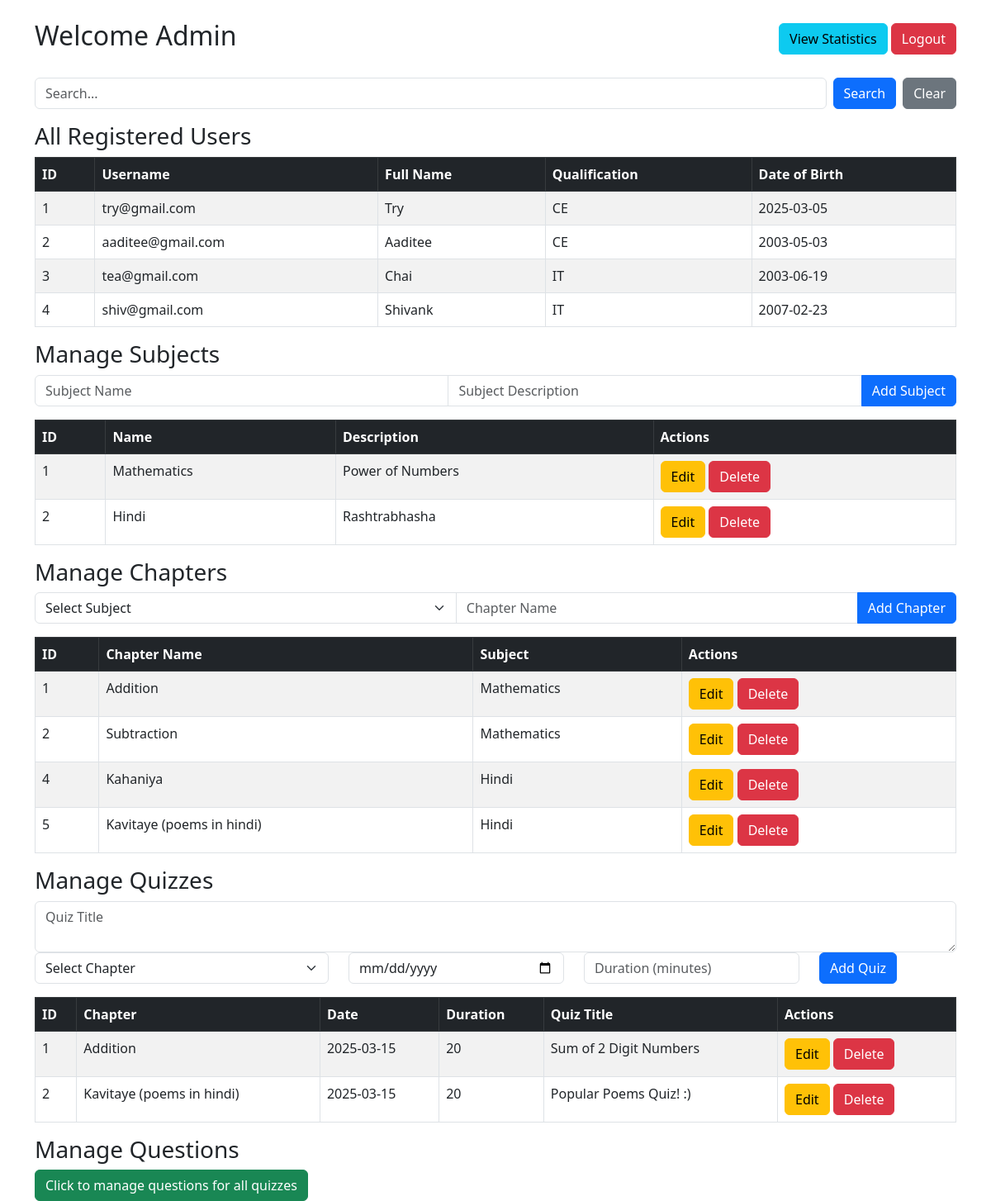
The app's page /admin_dashboard (signed in), older data.
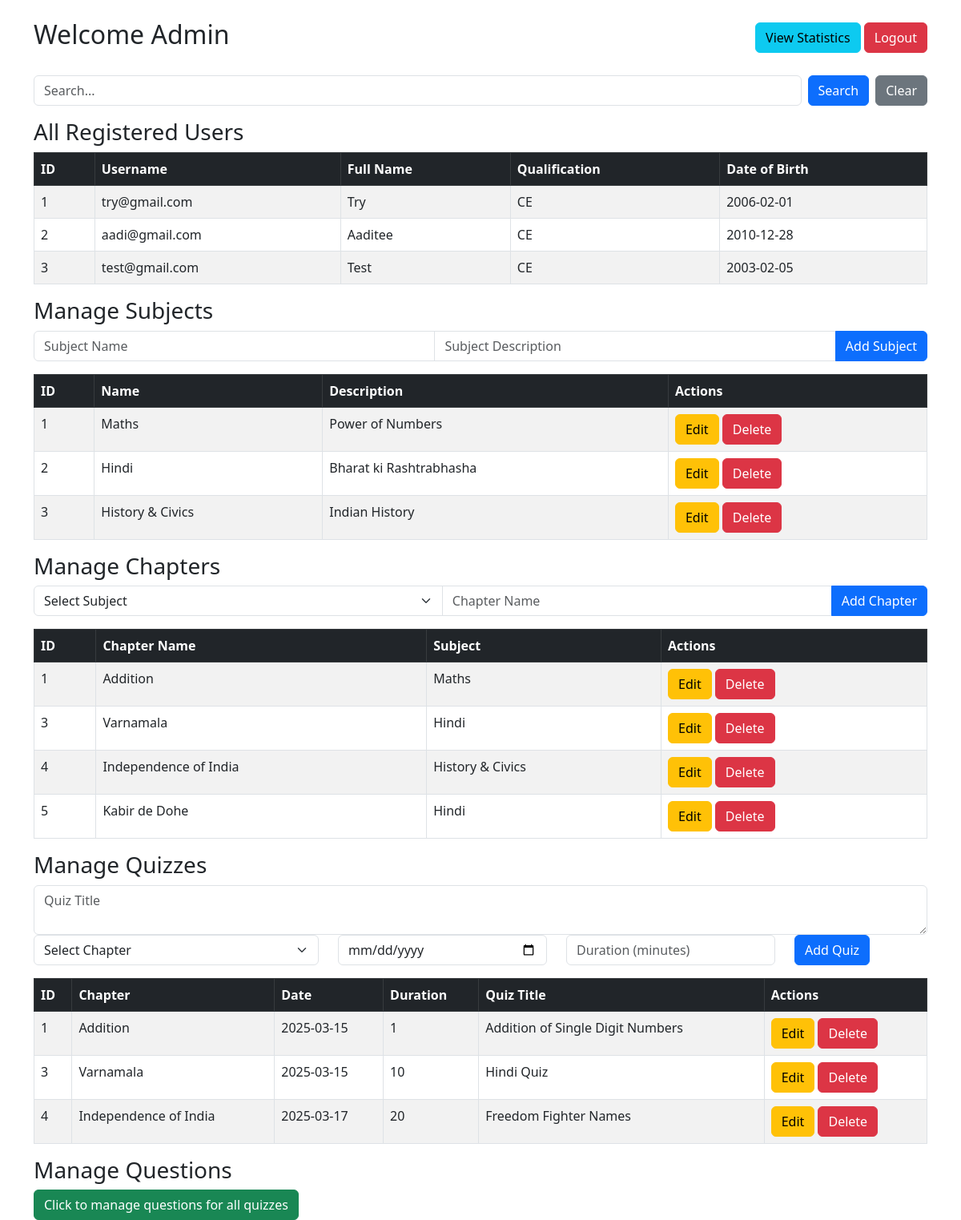
The same page, newer data.
### models/models.py (models this page shows, shortened)
class User(db.Model):
    id = db.Column(db.Integer, primary_key=True)
    username = db.Column(db.String(100), unique=True, nullable=False)
    password = db.Column(db.String(255), nullable=False)
    full_name = db.Column(db.String(200), nullable=False)
    qualification = db.Column(db.String(200))
    dob = db.Column(db.Date, nullable=False)
    scores = db.relationship('QuizScore', backref='user', lazy=True)

class Subject(db.Model):
    id = db.Column(db.Integer, primary_key=True)
    name = db.Column(db.String(100), unique=True, nullable=False)
    description = db.Column(db.Text, nullable=False)
    chapters = db.relationship('Chapter', backref='subject', lazy=True, cascade="all, delete-orphan")

class Chapter(db.Model):
    id = db.Column(db.Integer, primary_key=True)
    name = db.Column(db.String(100),  unique=True, nullable=False)
    subject_id = db.Column(db.Integer, db.ForeignKey('subject.id', ondelete='CASCADE'), nullable=False)
    quizzes = db.relationship('Quiz', backref='chapter', lazy=True, cascade="all, delete-orphan")

class Quiz(db.Model):
    id = db.Column(db.Integer, primary_key=True)
    chapter_id = db.Column(db.Integer, db.ForeignKey('chapter.id', ondelete='CASCADE'), nullable=False)
    date_of_quiz = db.Column(db.Date, nullable=False)
    time_duration = db.Column(db.Integer, nullable=False)  # Store duration in minutes
    remarks = db.Column(db.Text, unique=True, nullable=False)
    questions = db.relationship('Question', backref='quiz', lazy=True, cascade="all, delete-orphan")
    quiz_scores = db.relationship('QuizScore', backref='quiz', cascade="all, delete-orphan")
    user_responses = db.relationship('UserResponse', backref='quiz', cascade="all, delete-orphan")

### app.py (the view, shortened to what this page needs)
@app.route('/admin_dashboard', methods=['GET', 'POST'])
def admin_dashboard():
    if 'admin_logged_in' not in session:
        return redirect(url_for('auth.admin_login'))
    users = User.query.all()
    subjects = Subject.query.all()
    chapters = Chapter.query.all()
    quizzes = Quiz.query.all()
    search_query = request.args.get('search_query', '').strip()
    if search_query:
        users = User.query.filter(
            (User.username.ilike(f"%{search_query}%")) |
            (User.full_name.ilike(f"%{search_query}%")) |
            (User.qualification.ilike(f"%{search_query}%"))
        ).all()
        subjects = Subject.query.filter(Subject.name.ilike(f"%{search_query}%")).all()
        chapters = Chapter.query.join(Subject).filter(
            (Chapter.name.ilike(f"%{search_query}%")) |
            (Subject.name.ilike(f"%{search_query}%"))
        ).all()
        quizzes = Quiz.query.join(Chapter).filter(
            (Chapter.name.ilike(f"%{search_query}%")) |
            (Quiz.remarks.ilike(f"%{search_query}%"))
        ).all()
        show_users = bool(users)
        show_subjects = bool(subjects)
        show_chapters = bool(chapters)
        show_quizzes = bool(quizzes)
    else:
        show_users = show_subjects = show_quizzes = show_chapters = True
    return render_template('admin_dashboard.html', users=users, subjects=subjects, chapters=chapters, quizzes=quizzes, search_query=search_query, show_users=show_users, show_subjects=show_subjects, show_chapters = show_chapters, show_quizzes=show_quizzes
    )

### templates/admin_dashboard.html (shortened to what the changed rows need)
<!DOCTYPE html>
<head>
    <link href="https://cdn.jsdelivr.net/npm/bootstrap@5.3.0/dist/css/bootstrap.min.css" rel="stylesheet">
</head>
<body class="container mt-4">
    {% include 'toastr.html' %}
    <div class="d-flex justify-content-between align-items-center mb-4">
        <h2>Welcome Admin</h2>
    </div>
    {% if show_users %}
    <table class="table table-striped table-bordered">
        <thead class="table-dark">
            <tr>
                <th>ID</th>
                <th>Username</th>
                <th>Full Name</th>
                <th>Qualification</th>
                <th>Date of Birth</th>
            </tr>
        </thead>
        <tbody>
            {% for user in users %}
            <tr>
                <td>{{ user.id }}</td>
                <td>{{ user.username }}</td>
                <td>{{ user.full_name }}</td>
                <td>{{ user.qualification or 'N/A' }}</td>
                <td>{{ user.dob.strftime('%Y-%m-%d') }}</td>
            </tr>
            {% endfor %}
        </tbody>
    </table>
    {% endif %}
    {% if show_subjects %}
    <table class="table table-striped table-bordered">
        <thead class="table-dark">
            <tr>
                <th>ID</th>
                <th>Name</th>
                <th>Description</th>
                <th>Actions</th>
            </tr>
        </thead>
        <tbody>
            {% for subject in subjects %}
            <tr>
                <td>{{ subject.id }}</td>
                <td>{{ subject.name }}</td>
                <td>{{ subject.description or 'N/A' }}</td>
                <td>
                    <button type="button" class="btn btn-warning edit-btn"
                        data-bs-toggle="modal"
                        data-bs-target="#editModal"
                        data-id="{{ subject.id }}"
                        data-name="{{ subject.name }}"
                        data-description="{{ subject.description }}">
                        Edit
                    </button>
                    <form method="POST" action="{{ url_for('admin_dashboard') }}" class="d-inline">
                        <button type="submit" class="btn btn-danger" onclick="return confirm('Are you sure?')">Delete</button>
                    </form>
                </td>
            </tr>
            {% endfor %}
        </tbody>
    </table>
    {% endif %}
    {% if show_chapters %}
    <table class="table table-striped table-bordered">
        <thead class="table-dark">
            <tr>
                <th>ID</th>
                <th>Chapter Name</th>
                <th>Subject</th>
                <th>Actions</th>
            </tr>
        </thead>
        <tbody>
            {% for chapter in chapters %}
            <tr>
                <td>{{ chapter.id }}</td>
                <td>{{ chapter.name }}</td>
                <td>{{ chapter.subject.name }}</td>
                <td>
                        <button type="button" class="btn btn-warning"
                        data-bs-toggle="modal"
                        data-bs-target="#editChapterModal"
                        data-id="{{ chapter.id }}"
                        data-name="{{ chapter.name }}">
                        Edit
                        </button>
                    <form method="POST" action="{{ url_for('admin_dashboard') }}" class="d-inline">
                        <button type="submit" class="btn btn-danger" onclick="return confirm('Are you sure?')">Delete</button>
                    </form>
                </td>
            </tr>
            {% endfor %}
        </tbody>
    </table>
    {% endif %}
    {% if show_quizzes %}
    <table class="table table-striped table-bordered">
        <thead class="table-dark">
            <tr>
                <th>ID</th>
                <th>Chapter</th>
                <th>Date</th>
                <th>Duration</th>
                <th>Quiz Title</th>
                <th>Actions</th>
            </tr>
        </thead>
        <tbody>
            {% for quiz in quizzes %}
            <tr>
                <td>{{ quiz.id }}</td>
                <td>{{ quiz.chapter.name }}</td>
                <td>{{ quiz.date_of_quiz }}</td>
                <td>{{ quiz.time_duration }}</td>
                <td>{{ quiz.remarks or 'N/A' }}</td>
                <td>
                        <button type="button" class="btn btn-warning"
                        data-bs-toggle="modal"
                        data-bs-target="#editQuizModal"
                        data-id="{{ quiz.id }}"
                        data-date="{{ quiz.date_of_quiz }}"
                        data-duration="{{ quiz.time_duration }}"
                        data-remarks="{{ quiz.remarks }}">
                        Edit
                        </button>
                    <form method="POST" action="{{ url_for('admin_dashboard') }}" class="d-inline">
                        <button type="submit" class="btn btn-danger" onclick="return confirm('Are you sure?')">Delete</button>
                    </form>
                </td>
            </tr>
            {% endfor %}
        </tbody>
    </table>
    {% endif %}
</body>
</html>

Row changes from the older to the newer data that the page shows:
removed User: id "4", username "shiv@gmail.com", full_name "Shivank", qualification "IT", dob "2007-02-23"
removed Chapter: id "2", name "Subtraction", subject.name "Mathematics"
removed Quiz: id "2", chapter.name "Kavitaye (poems in hindi)", date_of_quiz "2025-03-15", time_duration "20", remarks "Popular Poems Quiz! :)"
changed User "try@gmail.com": dob "2025-03-05" → "2006-02-01"
changed User "Aaditee": username "aaditee@gmail.com" → "aadi@gmail.com"; dob "2003-05-03" → "2010-12-28"
changed User id 3: username "tea@gmail.com" → "test@gmail.com"; full_name "Chai" → "Test"; qualification "IT" → "CE"; dob "2003-06-19" → "2003-02-05"
changed Subject "Power of Numbers": name "Mathematics" → "Maths"
changed Subject "Hindi": description "Rashtrabhasha" → "Bharat ki Rashtrabhasha"
added Subject: id "3", name "History & Civics", description "Indian History"
changed through a linked row, Chapter "Addition": subject.name "Mathematics" → "Maths"
added Chapter: id "3", name "Varnamala", subject.name "Hindi"
changed Chapter id 4: name "Kahaniya" → "Independence of India"; subject.name "Hindi" → "History & Civics"
changed Chapter id 5: name "Kavitaye (poems in hindi)" → "Kabir de Dohe"
changed Quiz "Addition": time_duration "20" → "1"; remarks "Sum of 2 Digit Numbers" → "Addition of Single Digit Numbers"
added Quiz: id "3", chapter.name "Varnamala", date_of_quiz "2025-03-15", time_duration "10", remarks "Hindi Quiz"
added Quiz: id "4", chapter.name "Independence of India", date_of_quiz "2025-03-17", time_duration "20", remarks "Freedom Fighter Names"
